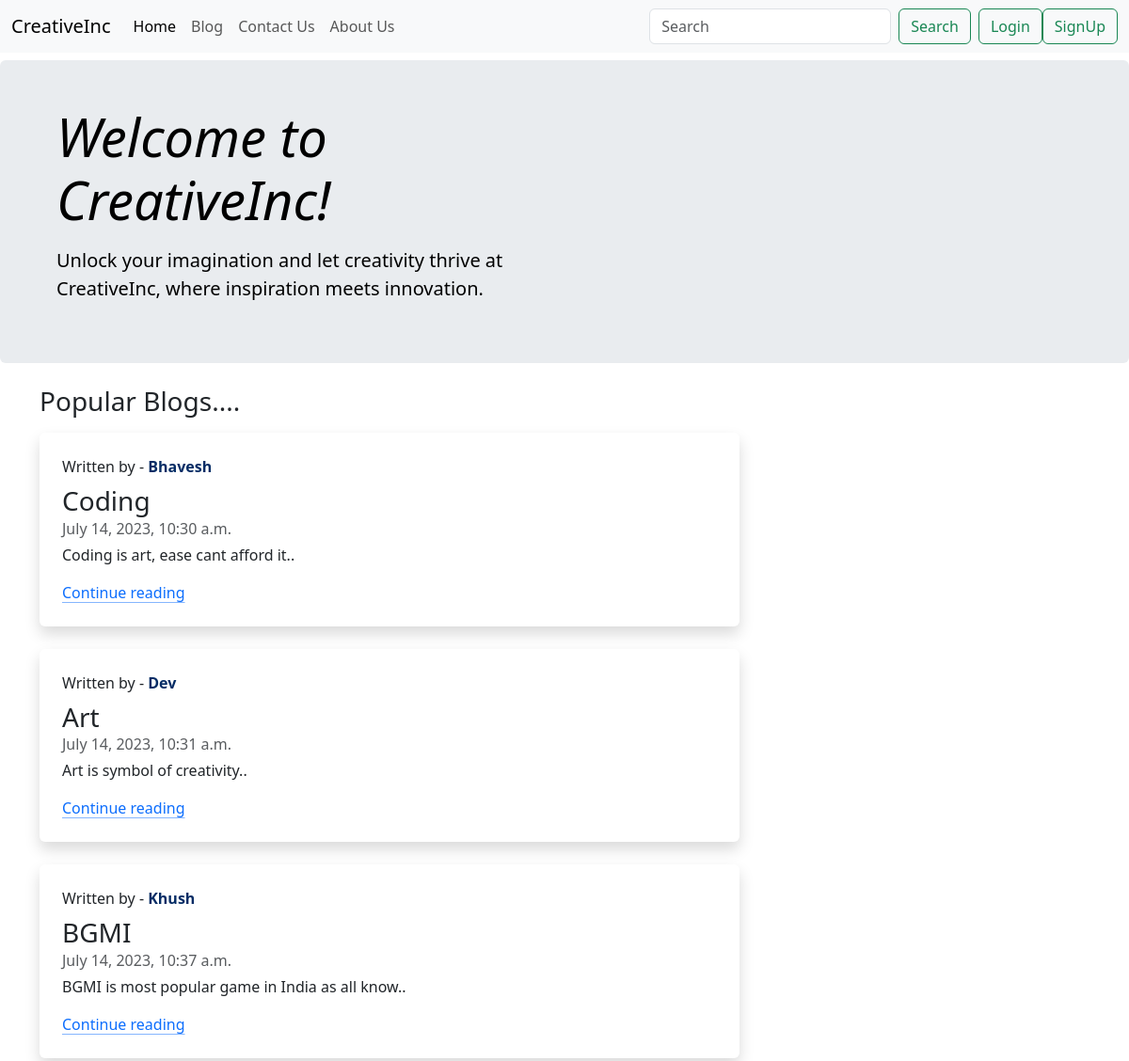
The app's page /, older data.
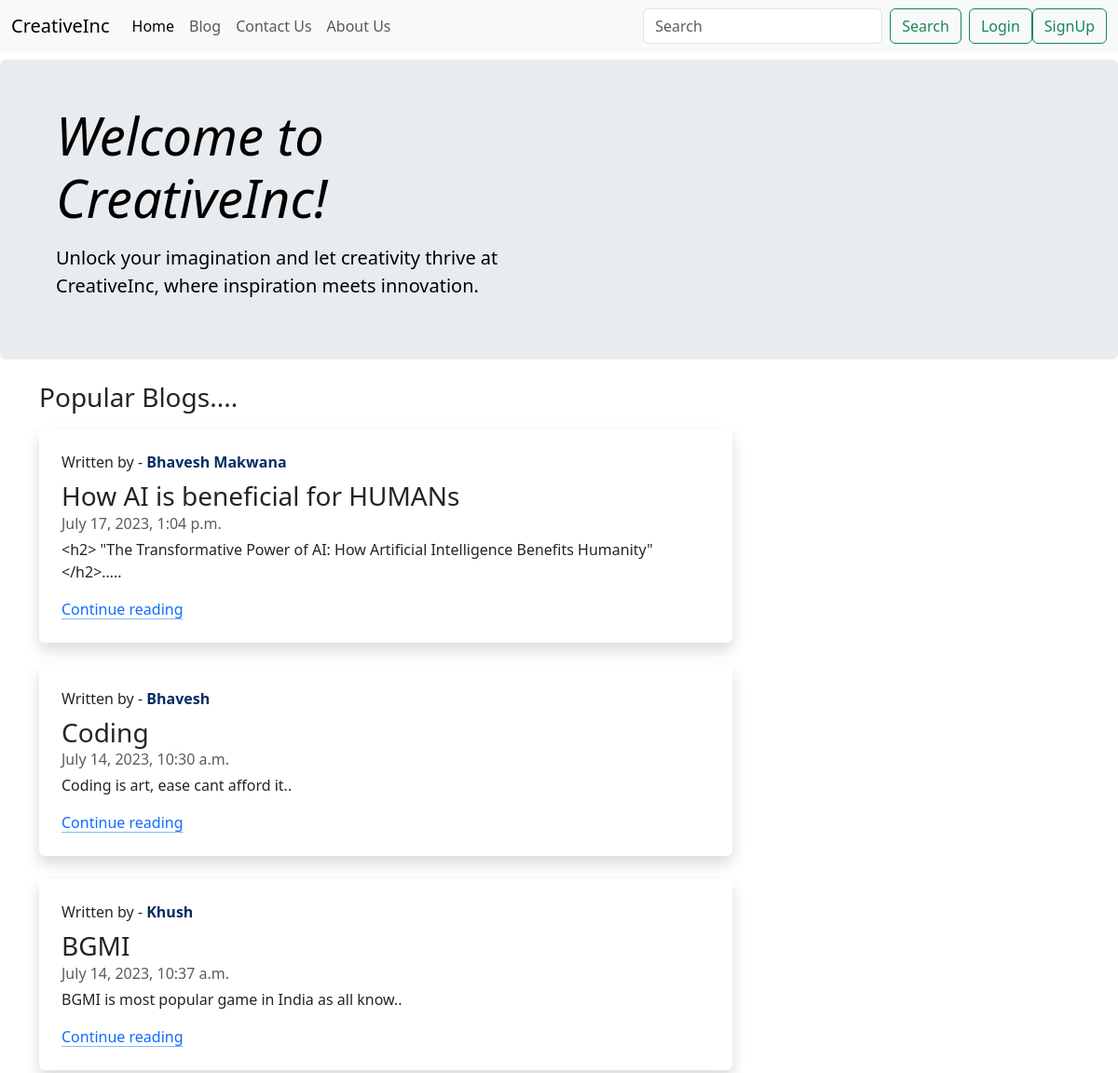
The same page, newer data.
### blog/models.py (models this page shows, shortened)
class Post(models.Model):
    sno = models.AutoField(primary_key=True)
    author = models.CharField(max_length=100)
    title = models.CharField(max_length=100)
    content = models.TextField()
    slug = models.CharField(max_length=50)
    timeStamp = models.DateTimeField()
    views = models.IntegerField(default=0)

### home/views.py (the view)
# urls.py: 2. Add a URL to urlpatterns:  path('', views.home, name='home')
def home(request):
    topPosts = Post.objects.order_by('-views')[0:3]
    return render(request,'home/home.html',{'topPosts':topPosts})

### templates/home/home.html (shortened to what this page needs)
{% extends 'base.html' %}
{% block homeActive %} active {% endblock homeActive %}
{% block body %}
<div class="p-4 p-md-5 mb-4 mt-2 rounded text-body-emphasis bg-body-secondary">
  <div class="container">
    <div class="col-lg-6 px-0">
      <h1 class="display-4 fst-italic">Welcome to <b>CreativeInc</b>!</h1>
      <p class="lead my-3">Unlock your imagination and let creativity thrive at CreativeInc, where inspiration meets
        innovation.</p>
    </div>
  </div>
</div>
<div class="container">
  <h3>Popular Blogs....</h3>
  {% for post in topPosts %}
  <div class="col-md-8 mt-3">
    <div class="row g-0 rounded overflow-hidden flex-md-row mb-4 shadow h-md-250 position-relative">
      <div class="col p-4 d-flex flex-column position-static">
        <span>Written by - <strong class="d-inline-block mb-2 text-primary-emphasis">{{post.author}}</strong>
        <h3 class="mb-0">{{post.title}}</h3>
        <div class="mb-1 text-body-secondary">{{post.timeStamp}}</div>
        <p class="card-text mb-auto"><div class='preview'>{{post.content|truncatechars:90}}..</div></p>
        <a href="/blog/{{post.slug}}" class="icon-link gap-1 icon-link-hover stretched-link">
          Continue reading
          <svg class="bi">
            <use xlink:href="#chevron-right"></use>
          </svg>
        </a>
      </div>
    </div>
  </div>
  {% endfor %}
</div>
{% endblock body %}

Row changes from the older to the newer data that the page shows:
no longer on this page (row edited): Post: author "Dev", title "Art", timeStamp "July 14, 2023, 10:31 a.m.", content "Art is symbol of creativity"
added Post: author "Bhavesh Makwana", title "How AI is beneficial for HUMANs", timeStamp "July 17, 2023, 1:04 p.m.", content "<h2> \"The Transformative Power of AI: How Artificial Intelligence Benefits Humanity\"</h2>…"
